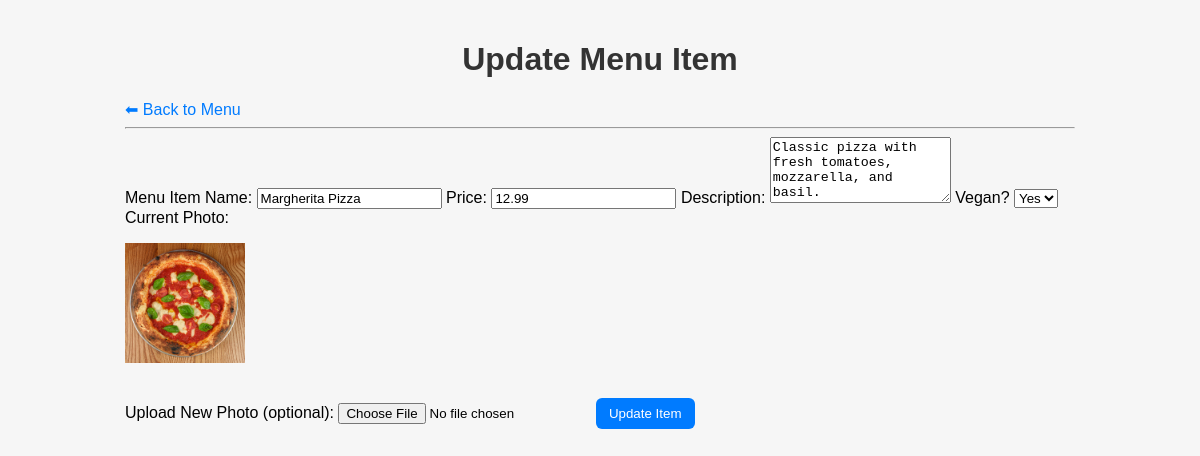
Page /update.php?id=1 on the committed database.
### tables this page shows
CREATE TABLE IF NOT EXISTS menu_items (
    menuID INT AUTO_INCREMENT PRIMARY KEY,
    menuName VARCHAR(100) NOT NULL,
    menuPrice DECIMAL(6,2) NOT NULL,
    description TEXT,
    photo VARCHAR(255),
    vegan TINYINT(1) NOT NULL DEFAULT 0
);

### update.php (the view, shortened to what this page needs)
<?php
$menuID = $_GET['id'] ?? 0;
$currentItem = null;
if ($menuID) {
    try {
        $cm = new ConnectionManager();
        $conn = $cm->getConnection();
        $stmt = $conn->prepare("SELECT * FROM menu_items WHERE menuID = :id");
        $stmt->execute([':id' => $menuID]);
        $currentItem = $stmt->fetch(PDO::FETCH_ASSOC);
    } catch (PDOException $e) {
        die("Database error: " . $e->getMessage());
    }
}
?>
<!DOCTYPE html>
<html>
<head>
    <link rel="stylesheet" href="styles.css">
</head>
<body>
    <div class="container">
        <h1>Update Menu Item</h1>
        <a href="index.php">⬅ Back to Menu</a>
        <hr>
        <form action="update.php" method="post" enctype="multipart/form-data">
            <label>Menu Item Name:</label>
            <input type="text" name="menuName" value="<?php echo htmlspecialchars($currentItem['menuName'] ?? ''); ?>" required>
            <label>Price:</label>
            <input type="number" step="0.01" name="menuPrice" value="<?php echo htmlspecialchars($currentItem['menuPrice'] ?? ''); ?>" required>
            <label>Description:</label>
            <textarea name="description" rows="4"><?php echo htmlspecialchars($currentItem['description'] ?? ''); ?></textarea>
            <label>Vegan?</label>
            <select name="vegan">
                <option value="1" <?php echo ($currentItem['vegan'] ?? 0) == 1 ? 'selected' : ''; ?>>Yes</option>
            </select>
            <label>Current Photo:</label>
            <p><img src="img/<?php echo htmlspecialchars($currentItem['photo'] ?? 'placeholder.jpg'); ?>" width="120"></p>
            <label>Upload New Photo (optional):</label>
            <input type="file" name="photo" accept="image/*">
            <button type="submit" style="margin-top: 15px;">Update Item</button>
        </form>
    </div>
</body>
</html>

### styles.css (style rules this page uses)
body { font-family: Arial, Helvetica, sans-serif; background: #f6f6f6; margin: 0; padding: 20px; }
h1, h2 { color: #333; font-weight: 600; text-align: center; }
a { color: #007bff; text-decoration: none; }
.container { max-width: 950px; margin: auto; }
button { background: #007bff; border: none; padding: 8px 13px; border-radius: 6px; color: white; cursor: pointer; transition: background 0.2s; }

### rows in the picture
menu_items: menuName "Margherita Pizza", menuPrice "12.99", description "Classic pizza with fresh tomatoes, mozzarella, and basil.", vegan "Yes", photo (picture)
